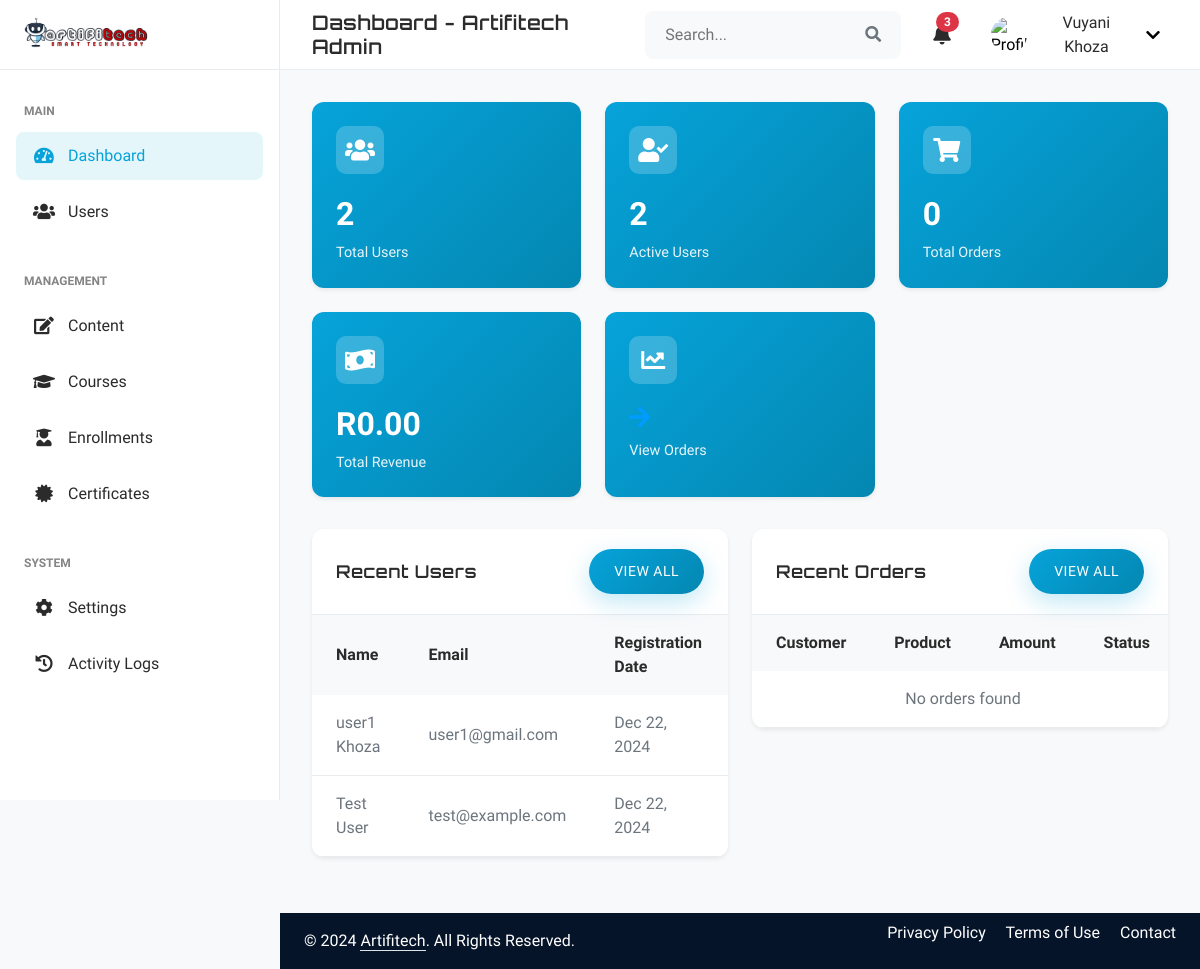
The page /back_office/dashboard.php (signed in) on the database its author committed.
### tables this page shows
CREATE TABLE `customers` (
  `id` int(11) NOT NULL,
  `first_name` varchar(100) NOT NULL,
  `last_name` varchar(100) NOT NULL,
  `email` varchar(255) NOT NULL,
  `password_hash` varchar(255) NOT NULL,
  `is_active` tinyint(1) DEFAULT 1,
  `created_at` timestamp NULL DEFAULT current_timestamp(),
  `updated_at` timestamp NULL DEFAULT current_timestamp() ON UPDATE current_timestamp()
);

### back_office/dashboard.php (the view, shortened to what this page needs)
<?php
require_once 'includes/admin_auth_check.php';
try {
    $conn = getDBConnection();
    $stats = [
        'total_users' => 0,
        'active_users' => 0,
        'total_orders' => 0,
        'total_revenue' => 0
    ];
    $stmt = $conn->query("SELECT COUNT(*) FROM customers");
    $stats['total_users'] = $stmt->fetchColumn();
    $stmt = $conn->query("SELECT COUNT(*) FROM customers WHERE is_active = 1");
    $stats['active_users'] = $stmt->fetchColumn();
    $stmt = $conn->query("SELECT COUNT(*) FROM orders");
    $stats['total_orders'] = $stmt->fetchColumn();
    $stmt = $conn->query("SELECT COALESCE(SUM(amount), 0) FROM orders WHERE status = 'completed'");
    $stats['total_revenue'] = $stmt->fetchColumn();
} catch (Exception $e) {
    error_log("Error in dashboard.php: " . $e->getMessage());
    $error = "An error occurred while loading the dashboard.";
}
?>
<div class="stats-grid">
    <div class="stats-card">
        <div class="stats-icon">
            <i class="fas fa-users"></i>
        </div>
        <div class="stats-value">
            <?php echo number_format($stats['total_users']); ?>
        </div>
        <div class="stats-label">Total Users</div>
    </div>
    <div class="stats-card">
        <div class="stats-icon">
            <i class="fas fa-user-check"></i>
        </div>
        <div class="stats-value">
            <?php echo number_format($stats['active_users']); ?>
        </div>
        <div class="stats-label">Active Users</div>
    </div>
    <div class="stats-card">
        <div class="stats-icon">
            <i class="fas fa-shopping-cart"></i>
        </div>
        <div class="stats-value">
            <?php echo number_format($stats['total_orders']); ?>
        </div>
        <div class="stats-label">Total Orders</div>
    </div>
    <div class="stats-card">
        <div class="stats-icon">
            <i class="fas fa-money-bill-wave"></i>
        </div>
        <div class="stats-value">
            R<?php echo number_format($stats['total_revenue'], 2); ?>
        </div>
        <div class="stats-label">Total Revenue</div>
    </div>
    <div class="stats-card action-card">
        <a href="orders.php" class="text-decoration-none">
            <div class="stats-icon">
                <i class="fas fa-chart-line"></i>
            </div>
            <div class="stats-value text-primary">
                <i class="fas fa-arrow-right"></i>
            </div>
            <div class="stats-label">View Orders</div>
        </a>
    </div>
</div>
<div class="row g-4 mb-4">
    <div class="col-12 col-xl-6">
        <div class="table-card">
            <div class="table-header">
                <h5 class="table-title">Recent Users</h5>
                <a href="users.php" class="btn btn-sm btn-primary">View All</a>
            </div>
            <div class="table-responsive">
                <table class="admin-table">
                    <thead>
                        <tr>
                            <th>Name</th>
                            <th>Email</th>
                            <th>Registration Date</th>
                        </tr>
                    </thead>
                    <tbody>
                        <?php
                        try {
                            $stmt = $conn->query("
                                SELECT first_name, last_name, email, created_at, is_active
                                FROM customers
                                ORDER BY created_at DESC
                                LIMIT 5
                            ");
                            $recent_users = $stmt->fetchAll(PDO::FETCH_ASSOC);
                            if (empty($recent_users)) {
                                echo '<tr><td colspan="4" class="text-center">No users found</td></tr>';
                            } else {
                                foreach ($recent_users as $user) {
                                    echo "<tr>";
                                    echo "<td>" . htmlspecialchars($user['first_name'] . ' ' . $user['last_name']) . "</td>";
                                    echo "<td>" . htmlspecialchars($user['email']) . "</td>";
                                    echo "<td>" . date('M d, Y', strtotime($user['created_at'])) . "</td>";
                                    echo "</tr>";
                                }
                            }
                        } catch (Exception $e) {
                            echo '<tr><td colspan="4" class="text-center text-danger">Error loading users</td></tr>';
                            error_log("Error loading recent users: " . $e->getMessage());
                        }
                        ?>
                    </tbody>
                </table>
            </div>
        </div>
    </div>
    <div class="col-12 col-xl-6">
        <div class="table-card">
            <div class="table-header">
                <h5 class="table-title">Recent Orders</h5>
                <a href="orders.php" class="btn btn-sm btn-primary">View All</a>
            </div>
            <div class="table-responsive">
                <table class="admin-table">
                    <thead>
                        <tr>
                            <th>Customer</th>
                            <th>Product</th>
                            <th>Amount</th>
                            <th>Status</th>
                        </tr>
                    </thead>
                    <tbody>
                        <?php
                        try {
                            $stmt = $conn->query("
                                SELECT o.*, c.first_name, c.last_name, c.email, p.name as product_name
                                FROM orders o
                                JOIN customers c ON o.customer_id = c.id
                                JOIN products p ON o.product_id = p.id
                                ORDER BY o.created_at DESC
                                LIMIT 5
                            ");
                            $recent_orders = $stmt->fetchAll(PDO::FETCH_ASSOC);
                            if (empty($recent_orders)) {
                                echo '<tr><td colspan="4" class="text-center">No orders found</td></tr>';
                            }
                        } catch (Exception $e) {
                            echo '<tr><td colspan="4" class="text-center text-danger">Error loading orders</td></tr>';
                            error_log("Error loading recent orders: " . $e->getMessage());
                        }
                        ?>
                    </tbody>
                </table>
            </div>
        </div>
    </div>
</div>
<?php
include 'admin_template.php';
?>

### css/style.css (style rules this page uses)
:root { --primary: #2563eb; --primary-dark: #1d4ed8; --primary-light: #3b82f6; --secondary: #10b981; --secondary-dark: #059669; --light: #f8fafc; --dark: #0f172a; --heading-font: 'Orbitron', sans-serif; --body-font: 'Exo 2', sans-serif; --primary-rgb: 37, 99, 235; --secondary-rgb: 16, 185, 129; --gray-100: #f1f5f9; --gray-200: #e2e8f0; --gray-300: #cbd5e1; --gray-400: #94a3b8; --gray-500: #64748b; --gray-600: #475569; --gray-700: #334155; --gray-800: #1e293b; --gray-900: #0f172a; }
.btn { display: inline-flex; align-items: center; gap: 10px; padding: 12px 25px; border-radius: 50px; font-weight: 600; transition: all 0.3s ease; position: relative; overflow: hidden; border: none; box-shadow: 0 6px 20px rgba(0, 0, 0, 0.12); }
.btn.btn-primary { background: linear-gradient(135deg, var(--primary), var(--primary-dark)); color: var(--light); border: none; box-shadow: 0 8px 25px rgba(var(--primary-rgb), 0.25); }
h1, h2, h3, h4, h5, h6, .h1, .h2, .h3, .h4, .h5, .h6 { font-family: var(--heading-font); font-weight: 600; letter-spacing: 0.5px; }
body { font-family: var(--body-font); font-weight: 400; }
.btn { font-family: var(--body-font); font-weight: 500; letter-spacing: 0.5px; text-transform: uppercase; }
html { font-size: 16px; }
h1, h2, h3, h4, h5, h6 { font-family: var(--heading-font); font-weight: 700; line-height: 1.2; color: var(--text-primary); }
h5 { font-size: 1.25rem; }
.btn { box-shadow: 0 6px 20px rgba(0, 0, 0, 0.12); }
.btn.btn-primary { box-shadow: 0 8px 25px rgba(var(--primary-rgb), 0.25); }

### css/back-office.css (style rules this page uses)
:root { --bg-primary: #f8f9fa; --bg-secondary: #ffffff; --text-primary: #2B2B2B; --text-secondary: #6c757d; --text-muted: #858585; --border-color: #e9ecef; --primary: #06A3DA; --primary-rgb: 6, 163, 218; --primary-dark: #0487B1; --header-height: 70px; --sidebar-width: 280px; --content-padding: 2rem; --transition-base: all 0.3s ease; --shadow-sm: 0 0.125rem 0.25rem rgba(0, 0, 0, 0.075); --shadow-lg: 0 1rem 3rem rgba(0, 0, 0, 0.175); }
.stats-grid { display: grid; grid-template-columns: repeat(auto-fit, minmax(250px, 1fr)); gap: 1.5rem; margin-bottom: 2rem; }
.stats-card { background: linear-gradient(135deg, var(--primary), var(--primary-dark)); padding: 1.5rem; border-radius: 12px; color: var(--light); transition: var(--transition-base); box-shadow: var(--shadow-sm); }
.stats-icon { width: 48px; height: 48px; background: rgba(255, 255, 255, 0.2); border-radius: 10px; display: flex; align-items: center; justify-content: center; font-size: 24px; margin-bottom: 1rem; }
.stats-value { font-size: 2rem; font-weight: 700; margin-bottom: 0.25rem; }
.stats-label { font-size: 0.9rem; opacity: 0.9; }
.table-card { background: var(--bg-secondary); border-radius: 12px; box-shadow: var(--shadow-sm); overflow: hidden; }
.table-header { padding: 1.25rem 1.5rem; border-bottom: 1px solid var(--border-color); display: flex; align-items: center; justify-content: space-between; }
.table-title { font-size: 1.1rem; font-weight: 600; color: var(--text-primary); margin: 0; }
.admin-table { width: 100%; }
.admin-table th { background: var(--bg-primary); color: var(--text-primary); font-weight: 600; padding: 1rem 1.5rem; text-align: left; }
.admin-table td { padding: 1rem 1.5rem; border-bottom: 1px solid var(--border-color); color: var(--text-secondary); }

### css/dashboard-common.css (style rules this page uses)
:root { --primary: #06A3DA; --primary-dark: #0487B1; --primary-rgb: 6, 163, 218; --secondary: #34AD54; --secondary-rgb: 52, 173, 84; --dark: #0B2154; --light: #ffffff; --header-height: 70px; --sidebar-width: 280px; --heading-font: 'Orbitron', sans-serif; --body-font: 'Exo 2', sans-serif; }
.stats-card { background: linear-gradient(135deg, var(--primary), var(--primary-dark)); color: var(--light); border-radius: 12px; padding: 1.5rem; }

### back_office/dashboard.php (style rules this page uses)
.action-card { transition: all 0.3s ease; cursor: pointer; }
.action-card a { color: inherit; }
.action-card .stats-value { font-size: 24px; }
.action-card .stats-value i { transition: transform 0.3s ease; }

### rows shown on the page
customers: first_name+last_name "user1 Khoza", email "user1@gmail.com", created_at "Dec 22, 2024"
customers: first_name+last_name "Test User", email "test@example.com", created_at "Dec 22, 2024"

### other values the page prints
$title "Dashboard - Artifitech Admin"
$_SESSION['user_name'] "Vuyani Khoza"
$stats['total_users'] "2"
$stats['active_users'] "2"
$stats['total_orders'] "0"
$stats['total_revenue'] "0.00"
